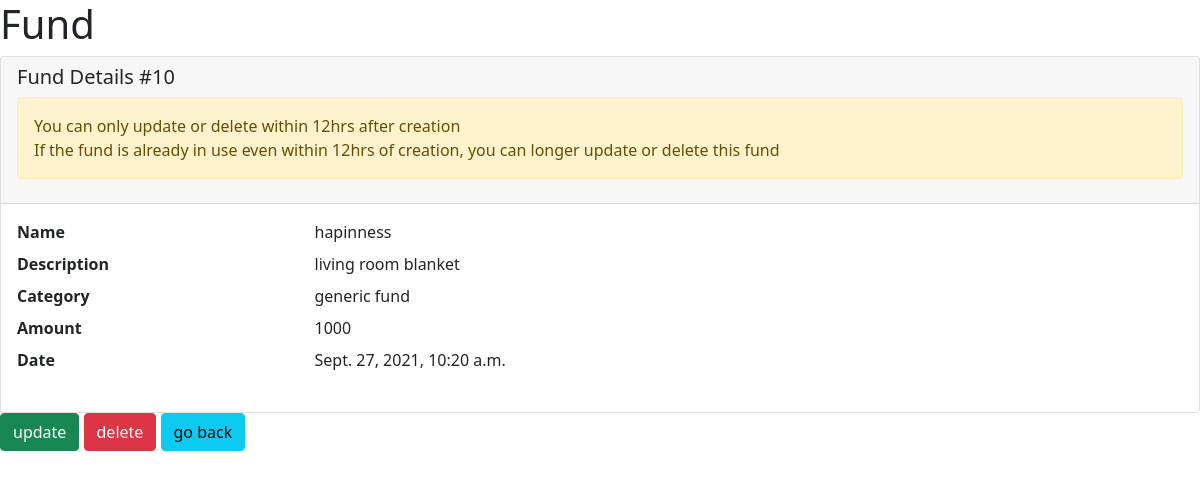
The app's page /fund/detail/10 (signed in) with its own data.
### fund/models.py (models this page shows, shortened)
class Fund(models.Model):
	account 			= models.ForeignKey(BankAccount, related_name='account_funds', on_delete=models.CASCADE, null=True)
	name 				= models.CharField(max_length=32)
	description 		= models.TextField()
	amount				= models.IntegerField()
	category			= models.ForeignKey(FundType, related_name='fund_category', on_delete=models.CASCADE, null=True)
	timestamp			= models.DateTimeField(auto_now_add=True, null=True)

class FundType(models.Model):
	name 				= models.CharField(max_length=32)
	description			= models.TextField()
	def __str__(self):
		return self.name

### fund/views.py (the view)
# urls.py: path('detail/<int:pk>', views.FundDetailView.as_view(), name='fund_detail'),
@method_decorator(login_required, name='dispatch')
class FundDetailView(DetailView):
	model = Fund
	template_name = 'fund/detail.html'
	context_object_name = 'fund'
	def get_object(self, queryset=None):
		obj = super(FundDetailView, self).get_object(queryset=queryset)
		if obj.account != self.request.user.bank_account:
			raise Http404()
		return obj
	def get_queryset(self):
		queryset = super(FundDetailView, self).get_queryset()
		return queryset.filter(account=self.request.user.bank_account)
	def get_context_data(self, **kwargs):
		context = super(FundDetailView, self).get_context_data(**kwargs)
		fund = context['fund']
		delete_link = reverse_lazy('fund_delete', kwargs={'pk':fund.pk})
		update_link = reverse_lazy('fund_update', kwargs={'pk':fund.pk})
		if not is_object_expired(fund, settings.TWELVE_HOUR_DURATION) and not fund.fund_expenses.exists():
			context['delete_link'] = delete_link
			context['update_link'] = update_link
			context['is_expired'] = False
		else:
			context['is_expired'] = True
		context['go_back_link'] = reverse_lazy('funds_list')
		return context

### accounts/utils.py (called while the page is built)
def is_object_expired(obj, duration):
	expired_on = timezone.make_aware(datetime.now() - duration)
	return obj.timestamp < expired_on

### templates/fund/detail.html
{% extends 'fund_base.html' %}
{% block content %}
	<div class="card">
	    <div class="card-header">
	        <h5 class="card-title">Fund Details #{{fund.id}}</h5>
	        {% if not is_expired %}
	        	<p class="alert alert-warning">You can only update or delete within 12hrs after creation<br>
	        	If the fund is already in use even within 12hrs of creation,
	        	you can longer update or delete this fund</p>
	        {% else %}
	        	<p class="alert alert-warning">You can longer update or delete this fund</p>
	        {% endif %}
	    </div>
	    <div class="card-body">
	    <dl class="row">
	      <dt class="col-sm-3">Name</dt>
	      <dd class="col-sm-9">{{ fund.name}}</dd>
	      <dt class="col-sm-3">Description</dt>
	      <dd class="col-sm-9">{{ fund.description}}</dd>
	      <dt class="col-sm-3">Category</dt>
	      <dd class="col-sm-9">{{fund.category}}</dd>
	      <dt class="col-sm-3">Amount</dt>
	      <dd class="col-sm-9">{{fund.amount}}</dd>
	      <dt class="col-sm-3">Date</dt>
	      <dd class="col-sm-9">{{fund.timestamp}}</dd>
	    </dl>
	    </div>
	</div>
	{% if not is_expired %}
		<a href="{{update_link}}" class="btn btn-success">update</a>
		<a href="{{delete_link}}" class="btn btn-danger">delete</a>
	{% endif %}
	<a href="{{go_back_link}}" class="btn btn-info">go back</a>
{% endblock %}

### records on screen
Fund: id "10", name "hapinness", description "living room blanket", category "generic fund", amount "1000", timestamp "Sept. 27, 2021, 10:20 a.m."
